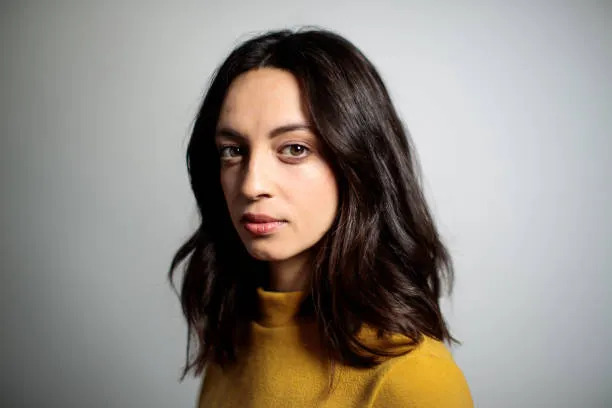
#> input picture computer_vision/yt_tutorial_scikit-image/images/woman-img.jpg, 612 x 408 px, found by its file name
$ python basics.py
#> lines starting #> are read from the running program, lines starting #| are printed output that depends on the picture; after the words box and inside, x2 and y2 are one past the last pixel; in counts of white or black regions, pixels touching at a corner belong together
from skimage import io
import matplotlib.pyplot as plt

"""1. Load and display image"""

img = io.imread("C:/Users/James/OneDrive/Documents/Code/tutorials/python/scikit-image/images/woman-img.jpg", as_gray=True)
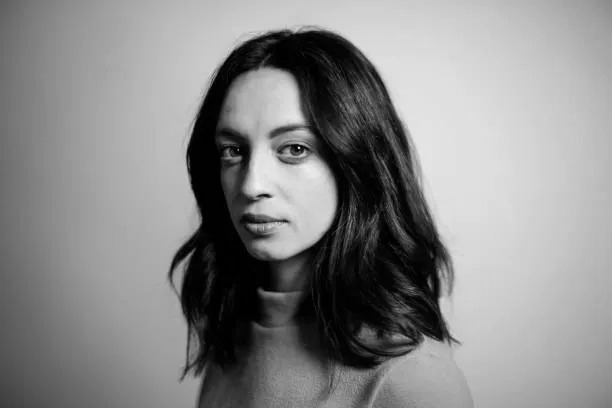
#> img: shape (408, 612) float64; min 0, max 0.937, mean 0.539

# plt.imshow(img, cmap='gray')
# plt.axis("off")
# plt.show()

"""2. Edge detection"""

# [7 lines of commented-out code are left out]

"""3. Compare original vs result"""

# fig, ax = plt.subplots(1, 2, figsize=(8, 4))

# ax[0].imshow(img, cmap='gray')
# ax[0].set_title("Original")
# ax[0].axis("off")

# ax[1].imshow(edges, cmap='gray')
# ax[1].set_title("Sobel")
# ax[1].axis("off")

# plt.show()

"""4. Change one parameter, sigma"""

# from skimage.feature import canny

# NOTE:
# Small sigma (e.g. 0.5–1)
# Less blur, more fine details, more noise edges

# Medium sigma (e.g. 1–2)
# Balanced smoothing, clean edges

# Large sigma (e.g. 3+)
# Strong blur, only major edges remain

# edges = canny(img, sigma=3)

# plt.imshow(edges, cmap='gray')
# plt.axis("off")
# plt.show()

"""5. Add one more feature """

# [7 lines of commented-out code are left out]

"""
Task:
Compare Sobel and Canny edge detection on the same image
"""

from skimage.feature import canny
from skimage.filters import sobel

fig, ax = plt.subplots(1,2, figsize=(8,4))

sobel_img = sobel(img)
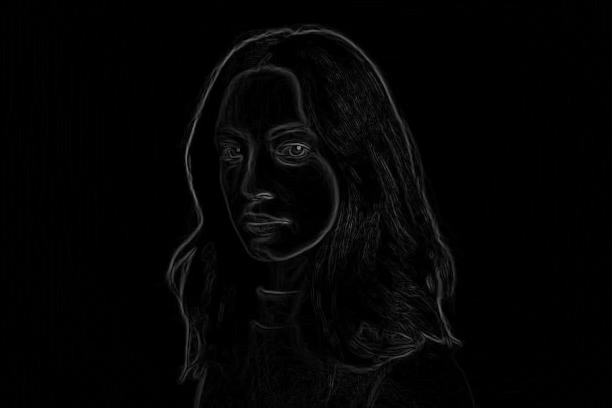
#> sobel_img: shape (408, 612) float64; min 0, max 0.552, mean 0.0165
canny_img = canny(img)
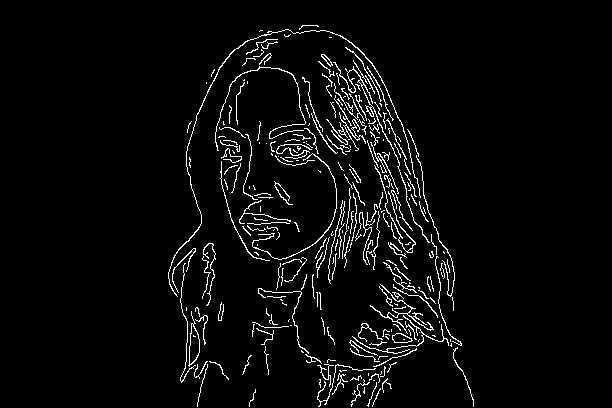
#> canny_img: shape (408, 612) bool; 3.9% white in thin lines or dots, all inside (x1, y1, x2, y2) = (168, 25, 474, 407)

ax[0].imshow(sobel_img, cmap='gray')
ax[0].set_title("Sobel Image")
ax[0].axis("off")

ax[1].imshow(canny_img, cmap='gray')
ax[1].set_title("Canny Image")
ax[1].axis("off")

plt.show()
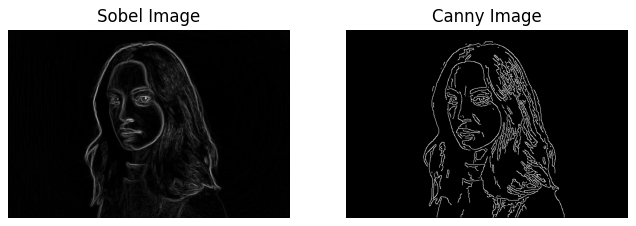
#> figure drawn by matplotlib, 2 panels

$ run again, with computer_vision/yt_tutorial_scikit-image/images/angry-doc.jpg copied over computer_vision/yt_tutorial_scikit-image/images/woman-img.jpg
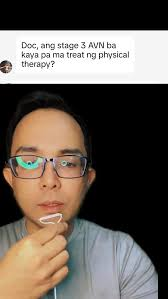
#> input picture computer_vision/yt_tutorial_scikit-image/images/angry-doc.jpg, 168 x 299 px, found by its file name
#> `canny_img = canny(img)`:
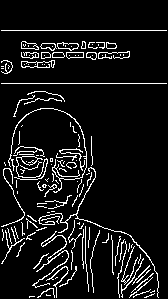
#> canny_img: shape (299, 168) bool; 8.5% white in thin lines or dots, all inside (x1, y1, x2, y2) = (1, 30, 167, 298)
#> `plt.show()`:
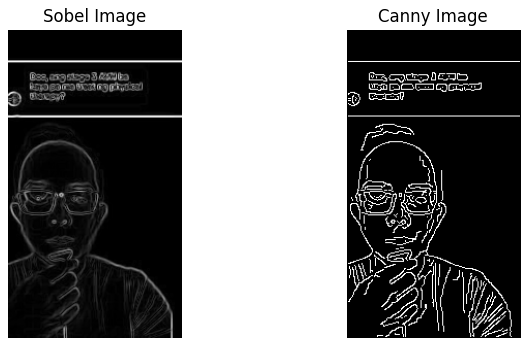
#> figure drawn by matplotlib, 2 panels

$ run again, with computer_vision/yt_tutorial_scikit-image/images/img1_low_contrast.jpg copied over computer_vision/yt_tutorial_scikit-image/images/woman-img.jpg
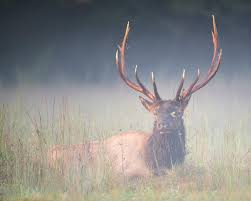
#> input picture computer_vision/yt_tutorial_scikit-image/images/img1_low_contrast.jpg, 251 x 201 px, found by its file name
#> `canny_img = canny(img)`:
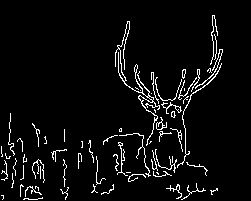
#> canny_img: shape (201, 251) bool; 4.9% white in thin lines or dots, all inside (x1, y1, x2, y2) = (1, 15, 223, 200)
#> `plt.show()`:
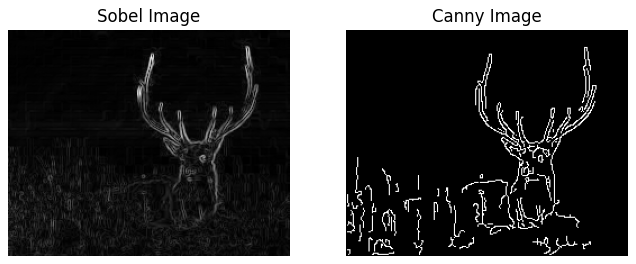
#> figure drawn by matplotlib, 2 panels
